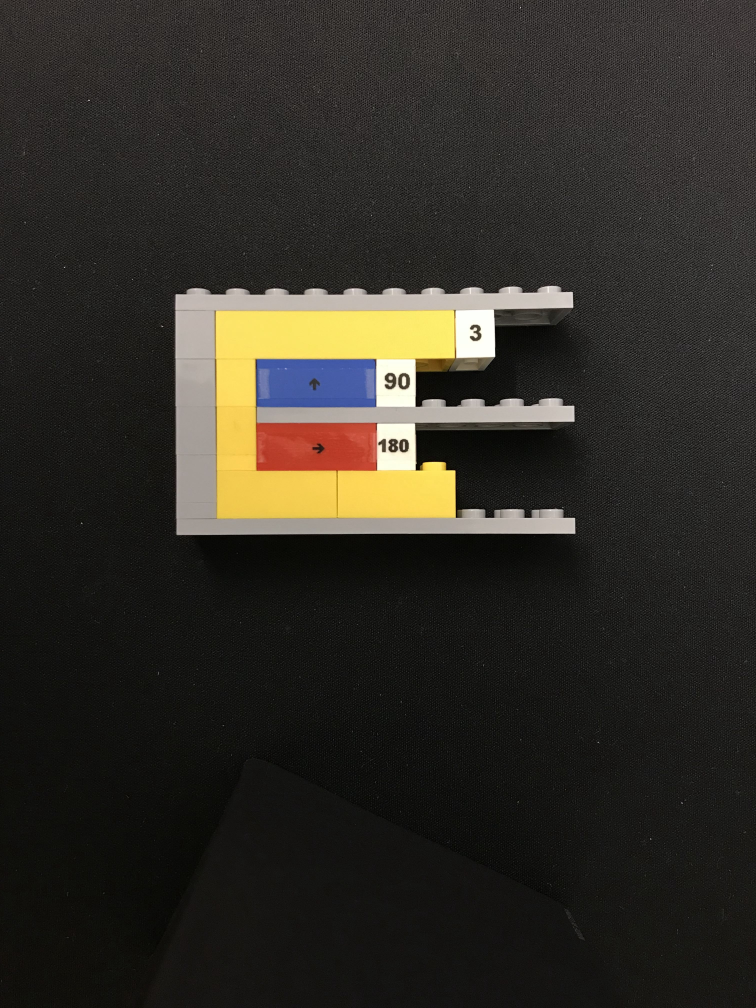
#> input picture positive/alternativementhod/IMG_7559.jpg, 3024 x 4032 px (shown at 1/4 size)
$ python shrink.py --image IMG_7559.jpg
#> lines starting #> are read from the running program, lines starting #| are printed output that depends on the picture
#script to shrink images to a quarter of their size
import numpy as np
import cv2
import argparse

ap = argparse.ArgumentParser()
ap.add_argument("-i", "--image", required=True, help="path to input image")
args = vars(ap.parse_args())

img = cv2.imread(args["image"])
#> img is the input picture: shape (4032, 3024, 3); mean B, G, R 38, 44.6, 47.7
args["image"] = args["image"][:-4]

height,width = img.shape[:2]
#> height = 4032; width = 3024
#img = cv2.imread('IMG_7559.jpg')

if width == 3024 and height == 4032: #dimensions of Kelly's and Michelle's phone
	smaller = cv2.resize(img, (0,0), fx=0.25, fy=0.25)
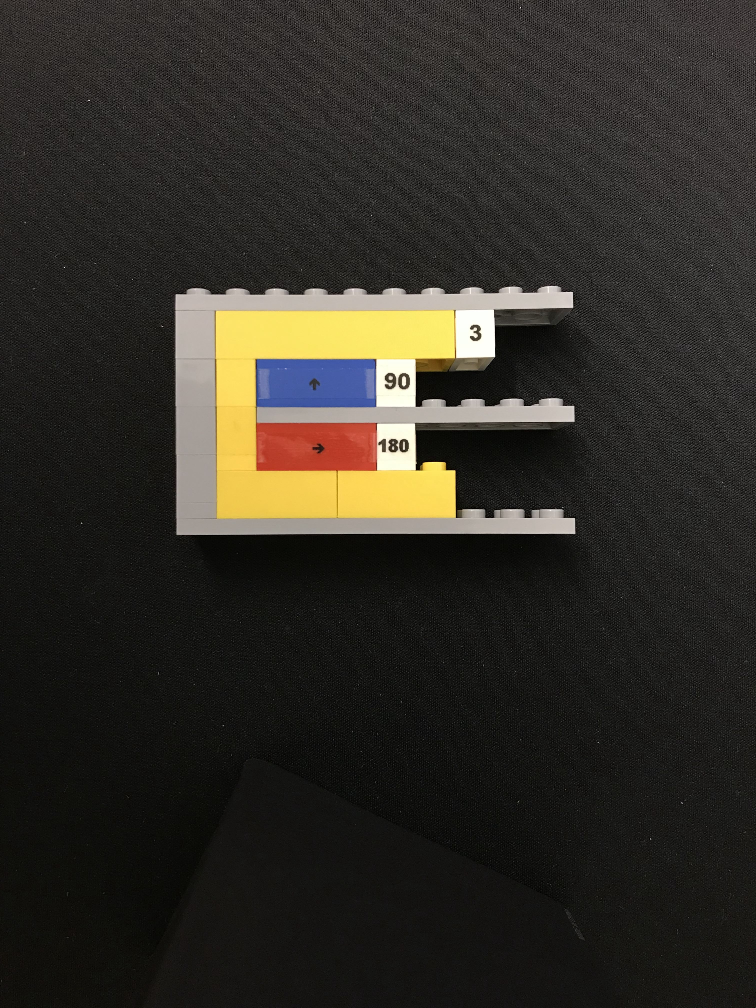
#> smaller: shape (1008, 756, 3); mean B, G, R 38.1, 44.7, 47.9
elif height == 5312 and width == 2988: #dimensions of Tom's phone
	print("toms")
elif height == 600 and width ==470: #dimensions from flask
	print("flask")
cv2.imwrite(args["image"]+'_small.jpg', smaller)

$ run again, with positive/alternativementhod/IMG_6138.jpg copied over positive/alternativementhod/IMG_7559.jpg
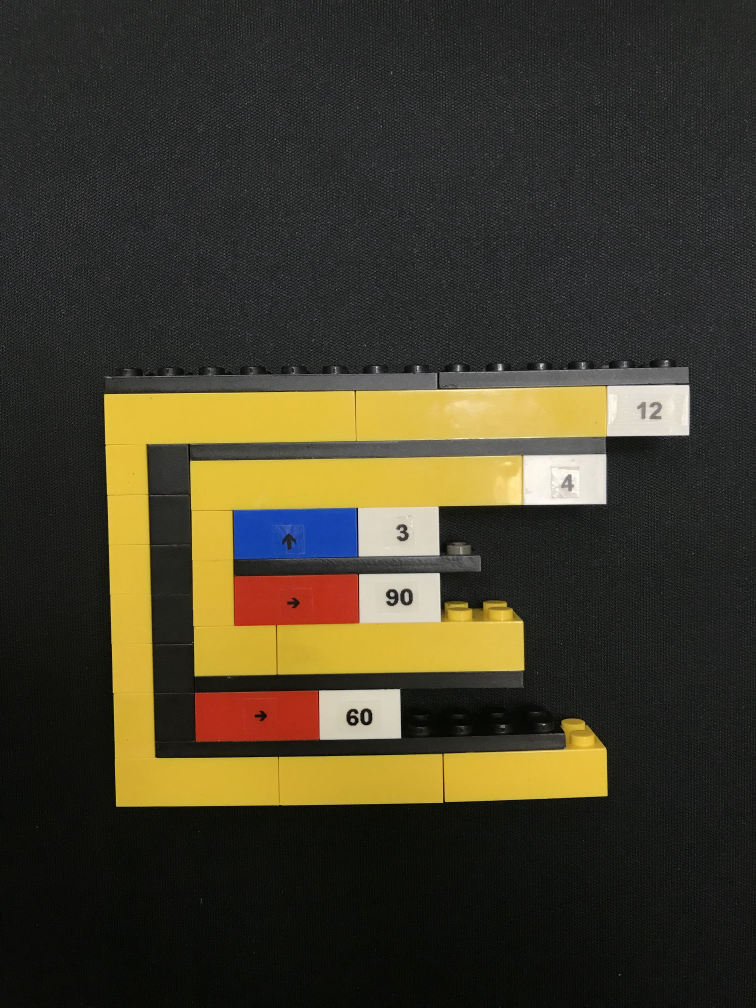
#> input picture positive/alternativementhod/IMG_6138.jpg, 3024 x 4032 px (shown at 1/4 size)
#> img is the input picture: shape (4032, 3024, 3); mean B, G, R 41.8, 59.4, 65.1
#> `smaller = cv2.resize(img, (0,0), fx=0.25, fy=0.25)`:
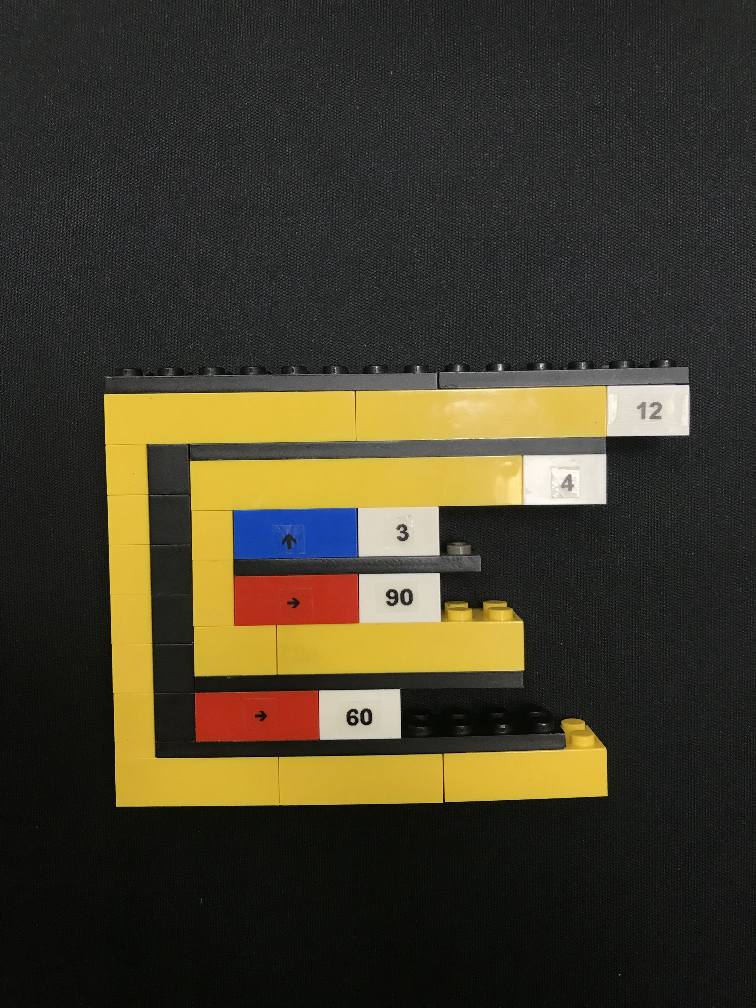
#> smaller: shape (1008, 756, 3); mean B, G, R 41.9, 59.6, 65.3

$ run again, with positive/alternativementhod/IMG_6140.jpg copied over positive/alternativementhod/IMG_7559.jpg
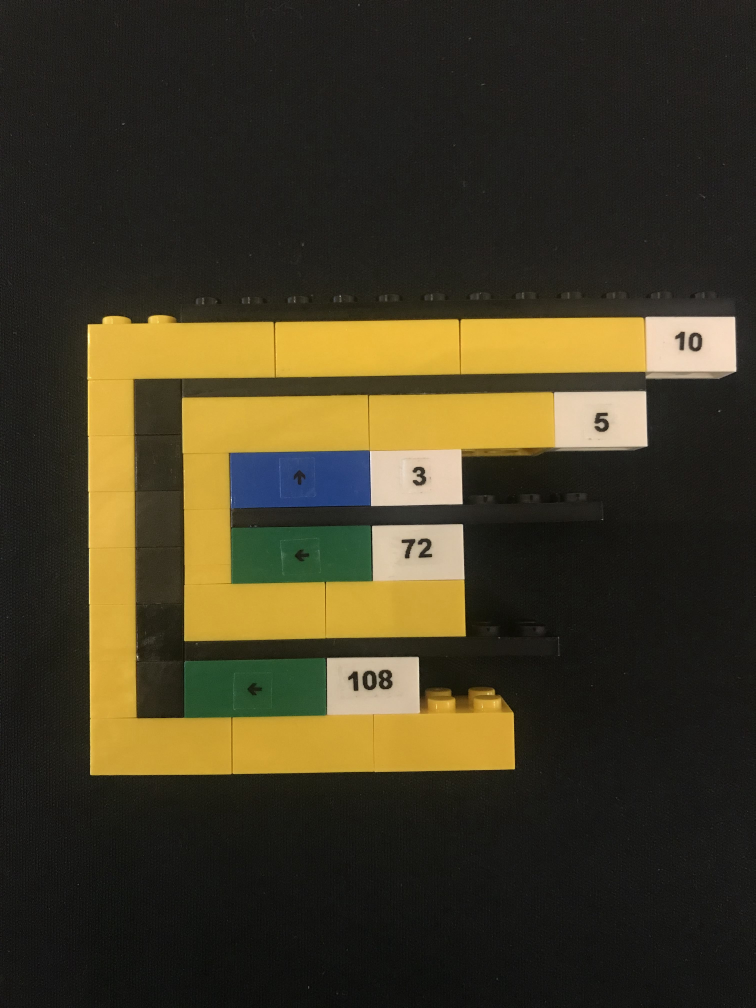
#> input picture positive/alternativementhod/IMG_6140.jpg, 3024 x 4032 px (shown at 1/4 size)
#> img is the input picture: shape (4032, 3024, 3); mean B, G, R 36.2, 57.9, 65
#> `smaller = cv2.resize(img, (0,0), fx=0.25, fy=0.25)`:
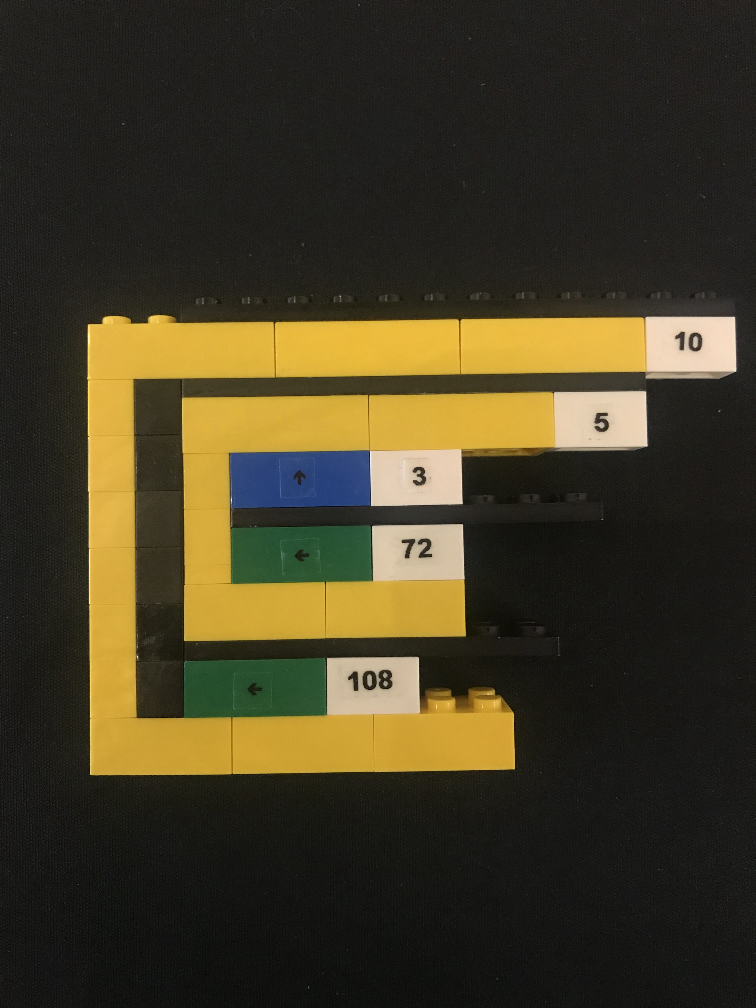
#> smaller: shape (1008, 756, 3); mean B, G, R 36.3, 58, 65.1

$ run again, with positive/alternativementhod/IMG_6141.jpg copied over positive/alternativementhod/IMG_7559.jpg
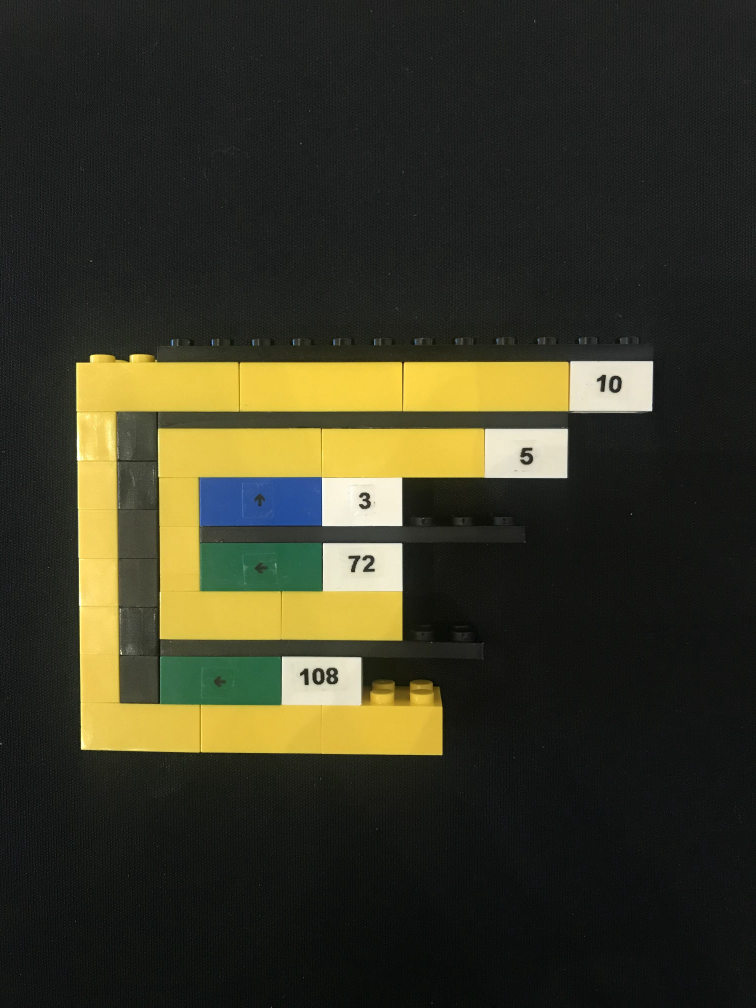
#> input picture positive/alternativementhod/IMG_6141.jpg, 3024 x 4032 px (shown at 1/4 size)
#> img is the input picture: shape (4032, 3024, 3); mean B, G, R 37.5, 54.7, 56
#> `smaller = cv2.resize(img, (0,0), fx=0.25, fy=0.25)`:
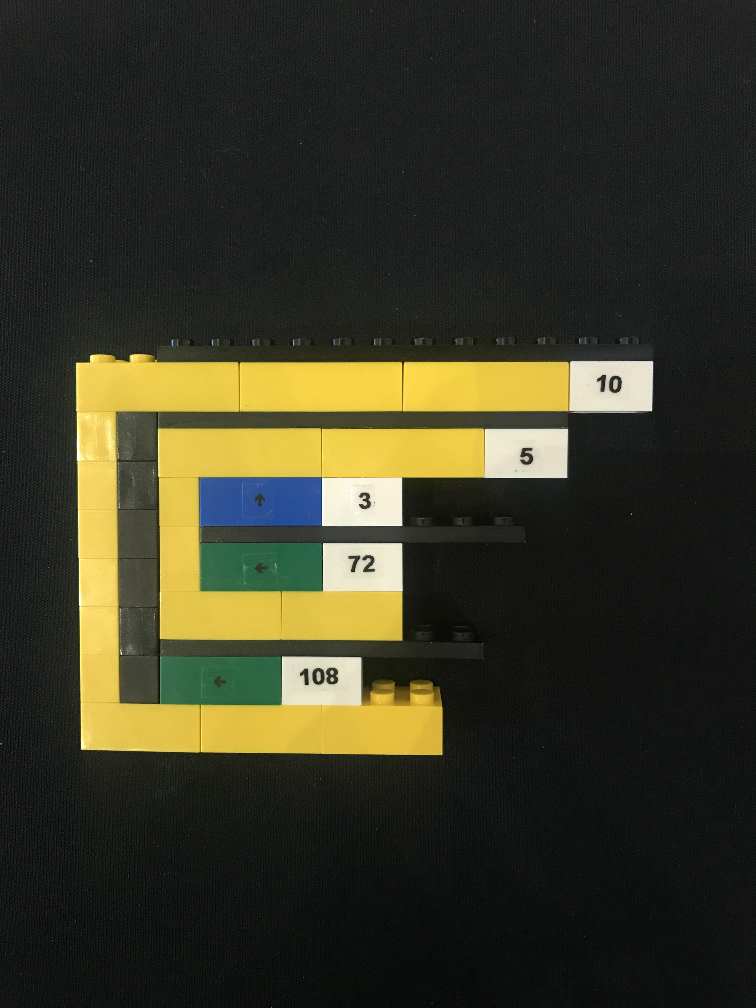
#> smaller: shape (1008, 756, 3); mean B, G, R 37.7, 54.8, 56.1
